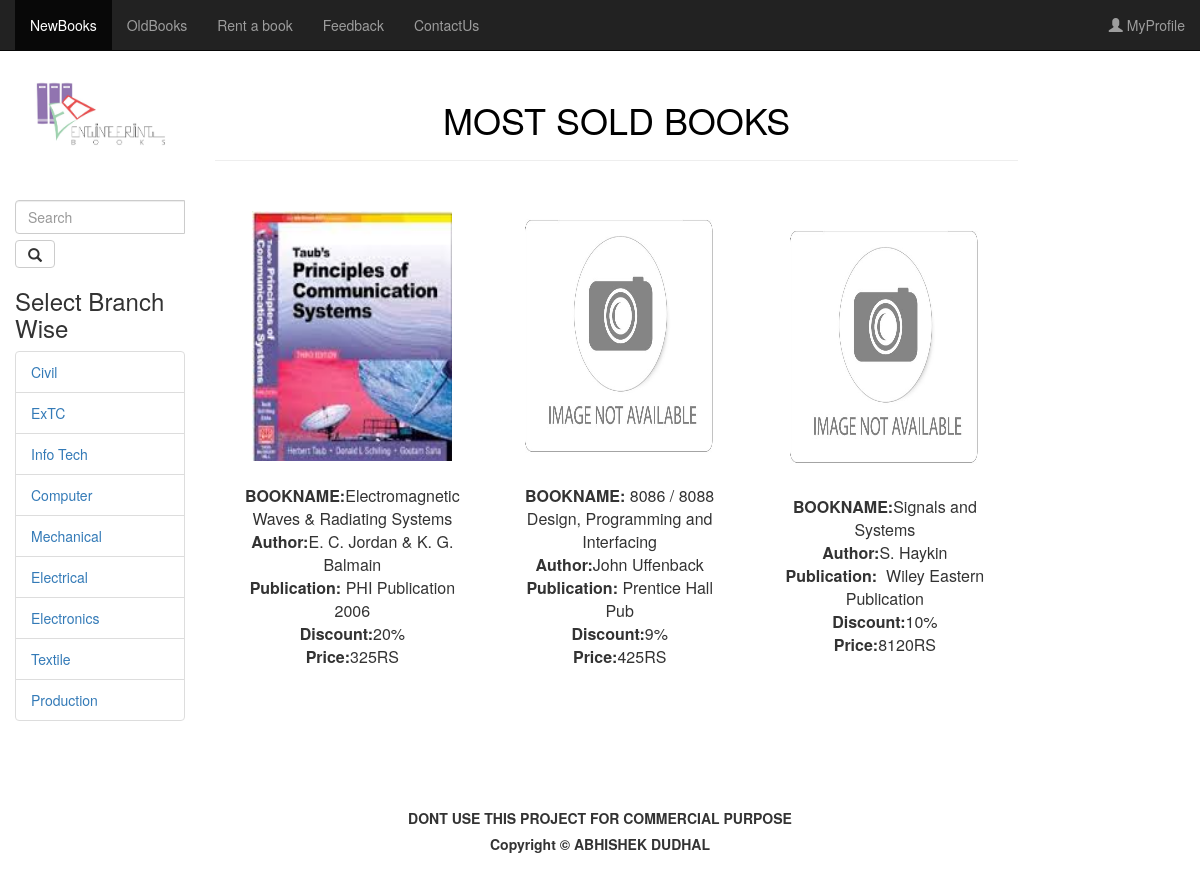
/nelex.php, run on the app's committed database.
### tables this page shows
CREATE TABLE IF NOT EXISTS `nbook` (
`BookId` int(10) NOT NULL,
  `BOOKNAME` varchar(66) DEFAULT NULL,
  `Year` varchar(5) DEFAULT NULL,
  `Branch` varchar(20) DEFAULT NULL,
  `Sem` varchar(1) DEFAULT NULL,
  `Author` varchar(44) DEFAULT NULL,
  `PublicatonHouse` varchar(40) DEFAULT NULL,
  `Price` float DEFAULT NULL,
  `Discount` int(2) DEFAULT NULL,
  `Stock` int(10) NOT NULL DEFAULT '100',
  `soldq` int(10) NOT NULL,
  `BookImage` varchar(1000) NOT NULL DEFAULT 'nbook/na.jpg'
);

### nelex.php (the view, shortened to what this page needs)
<html xmlns="http://www.w3.org/1999/xhtml" xml:lang="cz">
     <head>
	 <link rel="stylesheet" href="http://maxcdn.bootstrapcdn.com/bootstrap/3.3.6/css/bootstrap.min.css">
    </head>
    <body>
		 <nav class="navbar navbar-inverse navbar-fixed-top">
	<div class="container-fluid">
	   <div class="collapse navbar-collapse" id="myNavbar">
	 <ul class="nav navbar-nav">
 <li class="active"><a  href="index.php">NewBooks</a></li>
  <li><a href="oldbook.php">OldBooks</a></li>
  <li><a href="rentbook.php">Rent a book</a></li>
  <li><a href="feedback.php">Feedback</a></li>
  <li><a href="contact.php">ContactUs</a></li>
  </ul>
   <ul class="nav navbar-nav navbar-right">
 <li><a href="login.php"><span class="glyphicon glyphicon-user"></span> MyProfile</a></li>
</ul>
</div>
</div>
</nav>
<br/>
<br/>
<div class="container-fluid">
<div class="row">
    <div class="col-sm-2"><br/>
	<div align="center">
<img class="a" src="logo.jpg" width="100%" >
</div>
<br/>
<div class="bscroll">
<div >
           <form class="form" action='search.php' role="search">
                <div class="input-group">
                    <input type="text" class="form-control" placeholder="Search" name="q">
					<br/>
					<br/>
              <button class="btn btn-default" type="submit"><i class="glyphicon glyphicon-search"></i></button>
              </div>
       </form>
 </div>
<h3>Select Branch Wise</h3>
<ul class="list-group">
<li class="list-group-item"><a  href="ncivil.php">Civil</a></li>
<li class="list-group-item"><a  href="nextc.php">ExTC</a></li>
<li class="list-group-item"><a href="nit.php">Info Tech</a></li>
<li class="list-group-item"><a  href="ncs.php">Computer</a></li>
<li class="list-group-item"><a  href="nmech.php">Mechanical</a></li>
<li class="list-group-item"><a  href="nelec.php">Electrical</a></li>
<li class="list-group-item"><a  href="nelex.php">Electronics</a></li>
<li class="list-group-item"><a  href="ntext.php">Textile</a></li>
<li class="list-group-item"><a href="nprod.php">Production</a></li>
</ul>
  </div>
  </div>
  <br/>
 <div class="ascroll">
	 <div class="col-sm-10">
	 <br/>
	 <h1 align='center'><font color="Black"style="century">MOST SOLD BOOKS</font></h1>
	 <hr>
    <?php
 require "connect.php";
	$sql="select * from nbook where Branch='Electronix'";
    $row = $conn->query($sql);
    $n=0;
    echo"<form method='post'><table border='0' align='center'><tr>";
        while($arr = $row->fetch_assoc())
        {
               $i=$arr['BookId'];
        if($n%3==0)
        {
        echo "<tr>";
        }
       echo "
        <td height='280' width='240' align='center'><img src=".$arr['BookImage']." width='200' height='250'/><br/><br/>
        <b>BOOKNAME:</b>".$arr['BOOKNAME']."
       <br><b>Author:</b>".$arr['Author']."
       <br><b>Publication:</b>&nbsp;".$arr['PublicatonHouse']."
       <br><b>Discount:</b>".$arr['Discount']."%
	   <br><b>Price:</b>".$arr['Price']."RS
       <br><br><a href='loginshop.php?itemno=$i'><img src='images/MetalPlakDa5new.gif' width='70' height='20'/></a>
       <a href='logincart.php?itemno=$i'><img src='images/addtocart.gif' width='70' height='20'/></a>
       </td>";
      $n++;
        }
          echo "</tr></table>
           </form>";
   ?>
</div>
</div>
</div>
	 </div>
<br/>
<br/>
<br/>
<div id="Bottom" align='center'>
<h5 class="down" align='center'><b>DONT USE THIS PROJECT FOR COMMERCIAL PURPOSE</b></h5>
<h5 class="down" align='center'><b>Copyright &copy; ABHISHEK DUDHAL</b></h5>
</div>
    </body>
    </html>

### nelex.php (style rules this page uses)
body { background-image: url("back.jpg"); background-position:0px 0px; background-size: cover; background-repeat: repeat; }
table { border-spacing:15px; }
td { padding:30px; }
body { background-image: url(back.jpg); background-position:0px 0px; background-attachment:fixed; background-size: cover; background-repeat: repeat; }
.a { opacity: 0.7; filter: alpha(opacity=50); }
.ascroll { max-height:605px; overflow-y:scroll; }
.bscroll { max-height:600px; overflow-y:scroll; }

### data on the page
nbook: BookImage (picture), BOOKNAME "Electromagnetic Waves & Radiating Systems", Author "E. C. Jordan & K. G. Balmain", PublicatonHouse "PHI Publication 2006", Discount "20", Price "325"
nbook: BookImage (picture), BOOKNAME "8086 / 8088 Design, Programming and Interfacing", Author "John Uffenback", PublicatonHouse "Prentice Hall Pub", Discount "9", Price "425"
nbook: BookImage (picture), BOOKNAME "Signals and Systems", Author "S. Haykin", PublicatonHouse "Wiley Eastern Publication", Discount "10", Price "8120"
